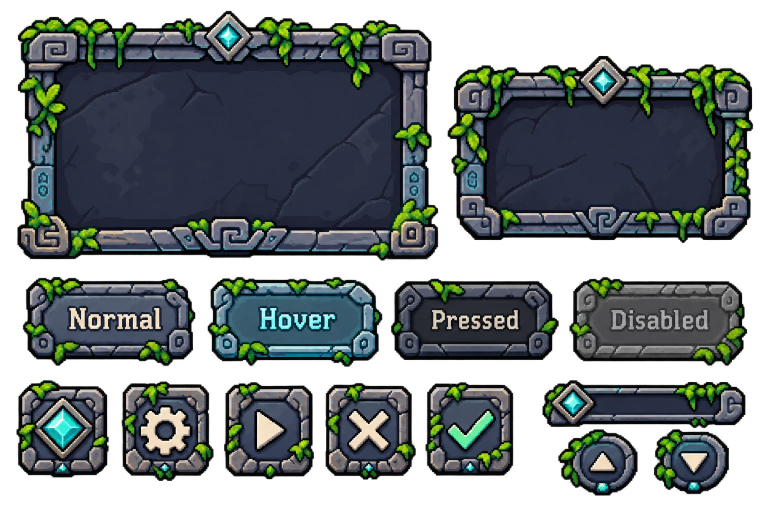
#> input picture assets/ui-v2/source/ui-kit-source.webp, 1536 x 1024 px (shown at 1/2 size)
$ python import_shop_v2.py
#> lines starting #> are read from the running program, lines starting #| are printed output that depends on the picture; after the words box and inside, x2 and y2 are one past the last pixel; in counts of white or black regions, pixels touching at a corner belong together
### tools/import_ui_v2.py
# UI kit v2 (stone, vines, turquoise gem), cut from one generated sheet and made at the exact sizes the
# interface uses, so the browser never has to stretch or cut a picture:
#   - text buttons, 30/38/50 high, 4 states on one canvas: three parts, the middle made of identical
#     columns (stretching it changes no pixel), caps of equal width so the text stays centred;
#   - square buttons 36 and 28, round arrows 28: drawn straight at that size;
#   - bars 12 and 8 high: three parts, identical middle columns;
#   - panels of a fixed size: assembled at that very size from the sheet's panel, by repeating or
#     removing plain stretches of stone between the ornaments (no pixel resized), the face refilled
#     with the sheet's own cracked stone, mirrored;
#   - panels whose height follows their text: exact width, three parts top/middle/bottom, the middle
#     made of identical rows.
# Everything goes onto the game's pixels without blending (pixeldown.py vote_shrink).
#   python tools/import_ui_v2.py      -> assets/ui-v2/*.png + assets/ui-v2/meta.json (slices for CSS)
import os, sys, json, glob
sys.path.insert(0, os.path.dirname(os.path.abspath(__file__)))
import numpy as np
from PIL import Image
from pixeldown import vote_shrink, palette_of

ROOT = os.path.dirname(os.path.dirname(os.path.abspath(__file__)))
SRC = os.path.join(ROOT, 'assets', 'ui-v2', 'source', 'ui-kit-source.webp')
OUT = os.path.join(ROOT, 'assets', 'ui-v2')

# ---------- What the interface needs (game pixels, style.css) ----------
BUTTON_H = (30, 38, 50)                 # button.small, button, button.big
SQUARE = (36, 28)                       # button.square, .vol button.square
ROUND = (28,)
BAR_H = (12, 8)                         # .vol .bar, .bar
K_PANEL = 0.2                           # same stone size as the 38 high buttons and the squares
PANELS = {                              # name: (width, height), None = follows the text
    'pane-left': (262, 204),            # .pane.left
    'pane-right': (265, 204),           # .pane.right
    'shop-card': (262, 82),             # #shop-card
    'shop-preview': (227, 282),         # #shop-preview (top 30, bottom 8 of a 320 high scene)
    'intro-pane': (361, None),          # #intro-pane
    'menu-info': (300, None),           # #menu-info
}

# ---------- Where things are in the sheet (found by the gaps in its transparency) ----------
BOXES = {
    'panel-lg': (35, 22, 876, 521), 'panel-md': (895, 22, 1506, 521),
    'btn-normal': (46, 554, 390, 733), 'btn-hover': (416, 554, 764, 733),
    'btn-pressed': (782, 554, 1117, 733), 'btn-disabled': (1139, 554, 1494, 733),
    'sq-gem': (33, 761, 217, 991), 'sq-gear': (244, 761, 427, 991), 'sq-play': (448, 761, 628, 991),
    'sq-close': (651, 761, 831, 991), 'sq-check': (851, 761, 1026, 991),
    'bar': (1085, 761, 1491, 856), 'round': (1085, 857, 1491, 991),
}
STATES = ('normal', 'hover', 'pressed', 'disabled')
ICONS = ('gem', 'gear', 'play', 'close', 'check')


# ---------- Small tools ----------
def is_green(a):
    r, g, b = a[..., 0].astype(int), a[..., 1].astype(int), a[..., 2].astype(int)
    return (g > r + 25) & (g > b + 15)


# [7 lines left out: function ornament, not called in this run]


def shrink(a, k):
    bg = a[..., 3] < 128
    return np.asarray(vote_shrink(Image.fromarray(a, 'RGBA'), k, palette_of(a[..., :3][~bg]), bg)).copy()


def differ(u, v):
    """How many pixels differ between two lines of pixels (colour far apart, or one see-through)."""
    u, v = u.astype(int), v.astype(int)
    sol = (u[..., 3] > 0) != (v[..., 3] > 0)
    col = (np.abs(u[..., :3] - v[..., :3]).sum(-1) > 40) & (u[..., 3] > 0) & (v[..., 3] > 0)
    return int((sol | col).sum())


def line_mode(block):
    """For each row of `block` (h, n, 4), its most frequent colour: a line with no joint, no leaf."""
    out = np.zeros((block.shape[0], 4), np.uint8)
    for y in range(block.shape[0]):
        vals, n = np.unique(block[y].reshape(-1, 4), axis=0, return_counts=True)
        out[y] = vals[n.argmax()]
    return out


def body_box(a):
    """The stone body of an element (rows and columns mostly made of non-green opaque pixels)."""
    st = (a[..., 3] > 128) & ~is_green(a)
    rs, cs = st.sum(1), st.sum(0)
    r = np.nonzero(rs > 0.5 * rs.max())[0]; c = np.nonzero(cs > 0.5 * cs.max())[0]
    return r[0], r[-1] + 1, c[0], c[-1] + 1


def aligned(crops, both):
    """Same-size canvases for several elements, lined up on the centre of their stone body, so that
    states or icons never jump from one picture to the next."""
    info = []
    for a in crops:
        y0, y1, x0, x1 = body_box(a); op = a[..., 3] > 128
        ys, xs = np.nonzero(op.any(1))[0], np.nonzero(op.any(0))[0]
        cy, cx = (y0 + y1) // 2, (x0 + x1) // 2
        info.append((cy, cx, cy - ys[0], ys[-1] + 1 - cy, cx - xs[0], xs[-1] + 1 - cx))
    up, down = max(i[2] for i in info), max(i[3] for i in info)
    left, right = max(i[4] for i in info), max(i[5] for i in info)
    if both:                                   # square canvas, body in the middle
        half = max(up, down, left, right); up = down = left = right = half
    out = []
    for a, (cy, cx, *_r) in zip(crops, info):
        p = np.pad(a, ((up + down, up + down), (left + right, left + right), (0, 0)))
        oy, ox = cy + up + down, cx + left + right
        if both: out.append(p[oy - up:oy + down, ox - left:ox + right])
        else:
            xs = np.nonzero((a[..., 3] > 128).any(0))[0]
            out.append(p[oy - up:oy + down, xs[0] + left + right:xs[-1] + 1 + left + right])
    return out


def wipe_middle(a, frac_x=(0.22, 0.78), frac_y=(0.30, 0.72), pad=10, side_w=12):
    """Finds what stands out from the face in the middle of a button (a word, an icon) and refills
    each of its rows with the median colour of the face just left and right of it."""
    a = a.copy(); h, w = a.shape[:2]
    y0, y1 = int(h * frac_y[0]), int(h * frac_y[1]); x0, x1 = int(w * frac_x[0]), int(w * frac_x[1])
    zone = a[y0:y1, x0:x1, :3].astype(int)
    face = np.median(zone.reshape(-1, 3), axis=0)
    ys, xs = np.nonzero(np.abs(zone - face).sum(2) > 45)
    if not len(ys): return a
    by0, by1 = max(y0, y0 + ys.min() - pad), min(y1, y0 + ys.max() + 1 + pad)
    bx0, bx1 = max(x0 + side_w, x0 + xs.min() - pad), min(x1 - side_w, x0 + xs.max() + 1 + pad)
    for y in range(by0, by1):
        side = np.concatenate([a[y, bx0 - side_w:bx0, :3], a[y, bx1:bx1 + side_w, :3]]).astype(int)
        a[y, bx0:bx1, :3] = np.median(side, axis=0).astype(np.uint8)
    return a


# ---------- Three parts with a plain middle (buttons, bars) ----------
def cut_caps(b, tol=2):
    """Where the left and right ends can be cut: the first spot, past the ornament, where two
    columns in a row already look like the plain middle."""
    h, w = b.shape[:2]
    plain = line_mode(b[:, int(w * .35):int(w * .65)])
    d = [differ(b[:, c], plain) for c in range(w)]
    lo, hi = max(3, int(w * .10)), int(w * .5)
    # [4 lines left out: function first, not called in this run]
    left = next((c for c in range(lo, hi) if d[c - 1] <= tol and d[c - 2] <= tol),
                min(range(lo, hi), key=lambda c: d[c - 1] + d[c - 2]))
    right = next((k for k in range(lo, hi) if d[w - k] <= tol and d[w - k + 1] <= tol),
                 min(range(lo, hi), key=lambda k: d[w - k] + d[w - k + 1]))
    return plain, left, right


def three_parts(b, plain, capl, capr, wl, wr, mid=4):
    """Left end (padded with plain columns up to wl), `mid` plain columns, right end (up to wr)."""
    w = b.shape[1]; col = plain[:, None]
    L = np.concatenate([b[:, :capl], np.repeat(col, wl - capl, 1)], 1)
    R = np.concatenate([np.repeat(col, wr - capr, 1), b[:, w - capr:]], 1)
    return np.concatenate([L, np.repeat(col, mid, 1), R], 1)


# ---------- Panels: repeat or remove plain stretches of stone ----------
# [41 lines left out: functions flood, split_panel, face_texture, not called in this run]


def mirror(v, n):
    v = v % (2 * n); return np.where(v < n, v, 2 * n - 1 - v)


def dilate(m):
    g = m.copy(); g[1:] |= m[:-1]; g[:-1] |= m[1:]; g[:, 1:] |= m[:, :-1]; g[:, :-1] |= m[:, 1:]
    return g


# [12 lines left out: function components, not called in this run]


def mode_colour(px):
    vals, n = np.unique(px.reshape(-1, 4), axis=0, return_counts=True)
    return vals[n.argmax()]


class Edge:
    """One side of the frame, read along its length (columns): what must stay as it is (corners,
    carved blocks around gems and glyphs) and what is bare beam between them. The bare beam is
    redrawn at any length from its own plain line and one of its own joints, a joint every block."""

    # [178 lines left out: functions __init__, fill, build, build_frame, put_leaves, fill_face, not called in this run]


# ---------- Build ----------
def load_crops():
    """Every element of the sheet, words and icon wiped where needed (also used by import_shop_v2.py)."""
    sheet = np.asarray(Image.open(SRC).convert('RGBA'))
    crop = {n: sheet[y0:y1, x0:x1].copy() for n, (x0, y0, x1, y1) in BOXES.items()}
    crop['btn-normal'] = wipe_middle(crop['btn-normal'], (0.16, 0.88), side_w=8)   # longest word
    for s in ('hover', 'pressed', 'disabled'):
        crop['btn-' + s] = wipe_middle(crop['btn-' + s], (0.18, 0.82))
    crop['sq-blank'] = wipe_middle(crop['sq-play'], (0.24, 0.76), (0.26, 0.72), pad=6, side_w=6)
    r = crop.pop('round'); cols = np.nonzero((r[..., 3] > 128).any(0))[0]
    cut = cols[np.argmax(np.diff(cols))] + 1
    crop['round-up'], crop['round-down'] = r[:, :cut], r[:, cut:]
    return crop


# [80 lines left out: function main, not called in this run]


# [2 lines that do not run on import are left out]

### tools/pixeldown.py
# Shrinks clean pixel art by any factor without blending colours: each new pixel takes the colour that
# covers most of its footprint in the old picture, and the dark outline wins as soon as it covers a
# third of it, so the contour never breaks. No new colour is ever made.
#   from pixeldown import shrink_art; small = shrink_art(art, 2/3)
import numpy as np
from PIL import Image

OUTLINE_MAX = 125         # a pixel this dark (sum of r, g, b) counts as outline (#1a1024 is 78)

# [26 lines left out: function shrink_art, not called in this run]


def vote_shrink(im, k, palette, bg=None, outline_max=OUTLINE_MAX, bias=1/3, sub=8):
    """A large generated picture straight onto the game's pixels, without measuring its grid: its
    colours are first mapped onto `palette` (a 'P' image), then each game pixel takes the colour that
    covers most of its footprint, the dark outline winning from a third. `bg` marks the background
    (True = transparent). Works whatever the picture's own pixel size, even an uneven one."""
    a = np.asarray(im.convert('RGBA'))
    H, W = a.shape[:2]; h, w = max(1, round(H * k)), max(1, round(W * k))
    pal = np.array(palette.getpalette()[:768]).reshape(-1, 3)
    n = len(pal)
    idx = np.asarray(Image.fromarray(a[..., :3], 'RGB').quantize(palette=palette, dither=Image.Dither.NONE)).astype(np.int32)
    if bg is None: bg = a[..., 3] < 128
    idx[bg] = n                                                    # one more index: transparent
    big = np.asarray(Image.fromarray(idx).resize((w * sub, h * sub), Image.NEAREST))
    blocks = big.reshape(h, sub, w, sub).transpose(0, 2, 1, 3).reshape(h, w, sub * sub)
    counts = np.stack([(blocks == v).sum(-1) for v in range(n + 1)], -1)
    pick = counts.argmax(-1)
    dark = [v for v in range(n) if pal[v].sum() < outline_max]
    if dark:
        dc = counts[..., dark]; dsum = dc.sum(-1)
        use = (dsum >= bias * sub * sub) & (pick != n) | (dsum >= 0.5 * sub * sub)
        pick = np.where(use, np.array(dark)[dc.argmax(-1)], pick)
    out = np.zeros((h, w, 4), np.uint8)
    solid = pick != n
    out[solid, :3] = pal[pick[solid]]; out[solid, 3] = 255
    return Image.fromarray(out, 'RGBA')


def palette_of(px, n=64, far=40):
    """Its main colours (median cut), plus every colour still far from them (small details)."""
    q = Image.fromarray(px[None].astype(np.uint8), 'RGB').quantize(n, method=Image.Quantize.MEDIANCUT, dither=Image.Dither.NONE)
    P = np.array(q.getpalette()[:n * 3]).reshape(-1, 3).astype(float); sample = px[::17].astype(float)
    while len(P) < 256:
        d = np.abs(sample[:, None] - P[None]).sum(axis=2).min(axis=1); i = int(d.argmax())
        if d[i] <= far: break
        P = np.vstack([P, sample[i]])
    img = Image.new('P', (1, 1)); flat = [int(v) for c in P.astype(int) for v in c]
    img.putpalette(flat + flat[-3:] * (256 - len(P))); return img

### tools/import_shop_v2.py
# Shop buttons of the Godot version, from the UI kit v2 sheet, at the exact sizes of its list layout
# (game pixels). Nothing is stretched nor cut: each picture is drawn at its very size.
#   - back button 54 x 36 and category tabs 54 x 64: the kit's text button made exactly 54 wide, then
#     lengthened in height by identical rows (its plain middle row), corners and leaves kept whole;
#   - item rows 236 x 30: the 30 high button (whole caps, plain middle columns), with a sunken frame
#     for the item's picture, 26 x 24, 5 px from the left edge, centred in height.
# States: normal, hover, pressed / selected (the kit's pressed button: no gold in the kit).
#   python tools/import_shop_v2.py      -> assets/ui-v2/shop/*.png + meta.json
import os, sys, json, glob
sys.path.insert(0, os.path.dirname(os.path.abspath(__file__)))
import numpy as np
from PIL import Image
import import_ui_v2 as U

OUT = os.path.join(U.OUT, 'shop')
BACK = (54, 36)
TAB = (54, 64)
ITEM = (236, 30)
SLOT = {'x': 5, 'y': 3, 'w': 26, 'h': 24}
STATES = {'normal': 'normal', 'hover': 'hover', 'pressed': 'pressed'}      # file state: kit state
TAB_STATES = {'normal': 'normal', 'hover': 'hover', 'selected': 'pressed'}


def tr(a): return a.transpose(1, 0, 2)


def taller(b, H):
    """`b` brought to H rows: top and bottom kept whole, its plain middle row repeated between."""
    bt = tr(b)
    plain, top, bottom = U.cut_caps(bt)
    if top + bottom > H: raise ValueError(f'{H} rows is less than its top and bottom ({top} + {bottom})')
    return tr(U.three_parts(bt, plain, top, bottom, top, bottom, mid=H - top - bottom)), top, bottom


def face_box(a):
    """The plain face inside the frame: from the centre, how far the face colour goes on each side."""
    H, W = a.shape[:2]; c = a[H // 2, W // 2].astype(int)
    same = lambda p: np.abs(p.astype(int) - c).sum(-1) <= 30
    row, col = same(a[H // 2]), same(a[:, W // 2])
    l = W // 2
    while l > 0 and row[l - 1]: l -= 1
    r = W // 2
    while r < W - 1 and row[r + 1]: r += 1
    t = H // 2
    while t > 0 and col[t - 1]: t -= 1
    b = H // 2
    while b < H - 1 and col[b + 1]: b += 1
    return {'left': int(l), 'right': int(W - 1 - r), 'top': int(t), 'bottom': int(H - 1 - b)}


def sunken_slot(a, deep, light):
    """A frame sunk into the stone for the item's picture: dark rim, shadow on its top and left
    inner edges, stone light on its bottom and right ones, a deep face. The leaves that grew over
    its rim are put back on top, so it looks carved into the button, not pasted on it."""
    x, y, w, h = SLOT['x'], SLOT['y'], SLOT['w'], SLOT['h']
    before = a.copy()
    dark = min((tuple(p) for p in a.reshape(-1, 4) if p[3] > 0), key=lambda p: int(p[0]) + int(p[1]) + int(p[2]))
    a[y:y + h, x:x + w] = deep
    a[y, x:x + w] = dark; a[y + h - 1, x:x + w] = dark; a[y:y + h, x] = dark; a[y:y + h, x + w - 1] = dark
    a[y + 1, x + 1:x + w - 1] = dark; a[y + 1:y + h - 1, x + 1] = dark            # shadow under the rim
    a[y + h - 2, x + 2:x + w - 1] = light; a[y + 2:y + h - 1, x + w - 2] = light  # lit far edges
    ring = np.zeros(a.shape[:2], bool); ring[y:y + h, x:x + w] = True; ring[y + 2:y + h - 2, x + 2:x + w - 2] = False
    leaf = ring & U.is_green(before) & (before[..., 3] > 0)
    a[leaf] = before[leaf]
    return a


def main():
    os.makedirs(OUT, exist_ok=True)
    for f in glob.glob(os.path.join(OUT, '*.png')): os.remove(f)
    crop = U.load_crops()
#> in load_crops, sheet is the input picture: shape (1024, 1536, 4); mean R, G, B, A 38.8, 46.6, 46.8, 161.6
#> in load_crops, `crop = {n: sheet[y0:y1, x0:x1].copy() for n, (x0, y0, x1, y1) in BOXES..`: crop = 13 items
#> in wipe_middle, `face = np.median(zone.reshape(-1, 3), axis=0)`: face = [73, 83, 104]
#> in wipe_middle, `ys, xs = np.nonzero(np.abs(zone - face).sum(2) > 45)`: ys = 8433 values from 0 to 74; xs = 8433 values, max 246 at index 38, min 0 at index 0, mean 127.7
#> in wipe_middle, `by0, by1 = max(y0, y0 + ys.min() - pad), min(y1, y0 + ys.max() + 1 + p..`: by0 = 53; by1 = 128
#> in wipe_middle, `bx0, bx1 = max(x0 + side_w, x0 + xs.min() - pad), min(x1 - side_w, x0 ..`: bx0 = 63; bx1 = 294
#> the loop in load_crops, `for s in ('hover', 'pressed', 'disabled'):` made 3 passes
#> (x0 in wipe_middle, x1 in wipe_middle, face in wipe_middle, bx0 in wipe_middle, bx1 in wipe_middle) on passes 1 to 3: (62, 285, [55, 89, 108], 74, 273), (60, 274, [39, 42, 50], 72, 262), (63, 291, [76, 75, 78], 75, 279)
#> in wipe_middle (call 5), `y0, y1 = (int(h * frac_y[0]), int(h * frac_y[1]))`: y0 = 59; y1 = 165
#> in wipe_middle (call 5), `x0, x1 = (int(w * frac_x[0]), int(w * frac_x[1]))`: x0 = 43; x1 = 136
#> in wipe_middle (call 5), `zone = a[y0:y1, x0:x1, :3].astype(int)`:
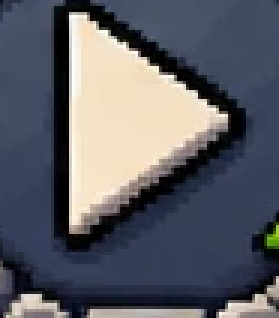
#> zone: shape (106, 93, 3) int64 (shown 3 times larger); mean of channels 0, 1, 2 92.3, 93.8, 101.5; drawn as R, G, B
#> in wipe_middle (call 5), `face = np.median(zone.reshape(-1, 3), axis=0)`: face = [58, 68, 91]
#> in wipe_middle (call 5), `ys, xs = np.nonzero(np.abs(zone - face).sum(2) > 45)`: ys = 5352 values from 0 to 105; xs = 5352 values, max 92 at index 25, min 0 at index 0, mean 43.95
#> in wipe_middle (call 5), `by0, by1 = max(y0, y0 + ys.min() - pad), min(y1, y0 + ys.max() + 1 + p..`: by0 = 59; by1 = 165
#> in wipe_middle (call 5), `bx0, bx1 = max(x0 + side_w, x0 + xs.min() - pad), min(x1 - side_w, x0 ..`: bx0 = 49; bx1 = 130
#> in load_crops, `r = crop.pop('round')`:
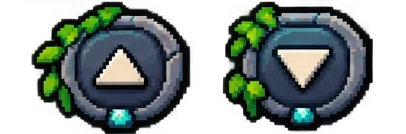
#> r: shape (134, 406, 4); mean of channels 0, 1, 2, 3 36.3, 47.1, 42.7, 143.2; transparent parts drawn white
#> in load_crops, `cols = np.nonzero((r[..., 3] > 128).any(0))[0]`: cols = 308 values from 32 to 372
#> in load_crops, `cut = cols[np.argmax(np.diff(cols))] + 1`: cut = 190
#> crop = 15 items
    meta = {'back': {}, 'tab': {}, 'item': {'slot': SLOT}}
    canv = dict(zip(U.STATES, U.aligned([crop['btn-' + s] for s in U.STATES], both=False)))
#> the loop in aligned, `for a in crops:` made 4 passes
#> (y0, y1, x0, x1, cy, cx) on passes 1 to 4: (8, 165, 9, 337, 86, 173), (6, 166, 8, 336, 86, 172), (9, 166, 7, 322, 87, 164), (9, 168, 8, 345, 88, 176)
#> pass 1, in body_box, `st = (a[..., 3] > 128) & ~is_green(a)`:
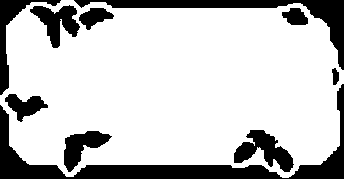
#> st: shape (179, 344) bool; 77.3% white; 10 black regions, largest, box (x1, y1, x2, y2) and area: (0, 84, 344, 179) 5496, (74, 0, 344, 70) 2799, (234, 130, 294, 172) 1202
#> after the loop in aligned, `for a in crops:`: info = [(86, 173, 86, 92, 173, 171), (86, 172, 86, 93, 172, 176), (87, 164, 83, 79, 164, 171), (88, 176, 88, 89, 176, 179)]
#> in aligned, `up, down = max(i[2] for i in info), max(i[3] for i in info)`: up = 88; down = 93
#> in aligned, `left, right = max(i[4] for i in info), max(i[5] for i in info)`: left = 176; right = 179
#> the loop in aligned, `for a, (cy, cx, *_r) in zip(crops, info):` made 4 passes
#> (cy, cx, _r, oy, ox) on passes 1 to 4: (86, 173, [86, 92, 173, 171], 267, 528), (86, 172, [86, 93, 172, 176], 267, 527), (87, 164, [83, 79, 164, 171], 268, 519), (88, 176, [88, 89, 176, 179], 269, 531)
#> after the loop in aligned, `for a, (cy, cx, *_r) in zip(crops, info):`: out = 4 items
#> canv = 4 items

    # back button and tabs: the button made exactly 54 wide, then taller by identical rows
    for kind, (W, H), states in (('back', BACK, STATES), ('tab', TAB, TAB_STATES)):
        for name, kit in states.items():
            c = canv[kit]; b = U.shrink(c, W / c.shape[1])
            assert b.shape[1] == W, b.shape
            img, top, bottom = taller(b, H)
            Image.fromarray(img).save(os.path.join(OUT, f'{kind}-{name}.png'))
            meta[kind][name] = {'top': top, 'bottom': bottom, 'face': face_box(img)}
            print(f'{kind}-{name}: {img.shape[1]}x{img.shape[0]}, top {top}, bottom {bottom}, face {face_box(img)}')
#> this loop made 2 passes
#> pass 1, in shrink, `bg = a[..., 3] < 128`:
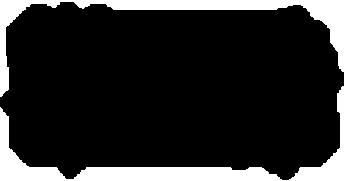
#> bg: shape (181, 344) bool; 16.1% white; 2 white regions, box (x1, y1, x2, y2) and area: (0, 86, 344, 181) 5494, (0, 0, 344, 97) 4558
#> after the loop, meta = 3 items

    # item rows: the 30 high button, whole caps, plain middle, a sunken frame for the picture
    W, H = ITEM
#> W = 236; H = 30
    deep = None
    small = {s: U.shrink(c, H / c.shape[0]) for s, c in canv.items()}
#> in palette_of (call 7), `P = np.array(q.getpalette()[:n * 3]).reshape(-1, 3).astype(float)`: P = 64 rows, first 8: [190, 193, 180], [178, 177, 180], [136, 196, 18], [123, 174, 49], [150, 154, 159], [129, 131, 144], [110, 136, 97], [62, 139, 28]
#> after the loop in palette_of (call 7), `while len(P) < 256:`: P = 87 rows, first 8: [190, 193, 180], [178, 177, 180], [136, 196, 18], [123, 174, 49], [150, 154, 159], [129, 131, 144], [110, 136, 97], [62, 139, 28]
#> in vote_shrink (call 7), `pal = np.array(palette.getpalette()[:768]).reshape(-1, 3)`: pal = 256 rows, first 8: [190, 193, 180], [178, 177, 180], [136, 196, 18], [123, 174, 49], [150, 154, 159], [129, 131, 144], [110, 136, 97], [62, 139, 28]
#> in vote_shrink (call 7), `idx[bg] = n`:
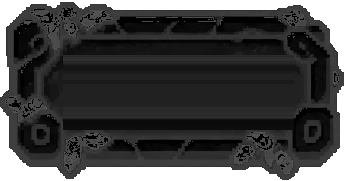
#> idx: shape (181, 344) int32; min 0, max 256, mean 72; drawn with min black and max white
#> in vote_shrink (call 7), `big = np.asarray(Image.fromarray(idx).resize((w * sub, h * sub), Image..`:
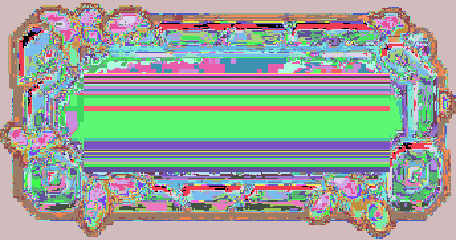
#> big: shape (240, 456) int32; 84 distinct labels, from 0 to 256; one colour per label, 0 black
#> in vote_shrink (call 7), `dark = [v for v in range(n) if pal[v].sum() < outline_max]`: dark = [47, 49, 50, 51, 52, 53, 54, 55, 56, 57, 58, 59, 60, 61, 62, 63, 73]
#> in vote_shrink (call 7), `out[solid, 3] = 255`:
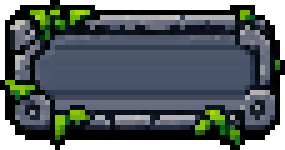
#> out: shape (30, 57, 4) (shown 5 times larger); mean of channels 0, 1, 2, 3 50.3, 58.5, 61.4, 214.3; transparent parts drawn white
#> in palette_of (call 8), `P = np.array(q.getpalette()[:n * 3]).reshape(-1, 3).astype(float)`: P = 64 rows, first 8: [195, 229, 229], [174, 223, 193], [162, 202, 150], [145, 178, 170], [114, 186, 40], [106, 164, 113], [121, 153, 171], [96, 152, 123]
#> (the rest of the program and of its run is left out)
